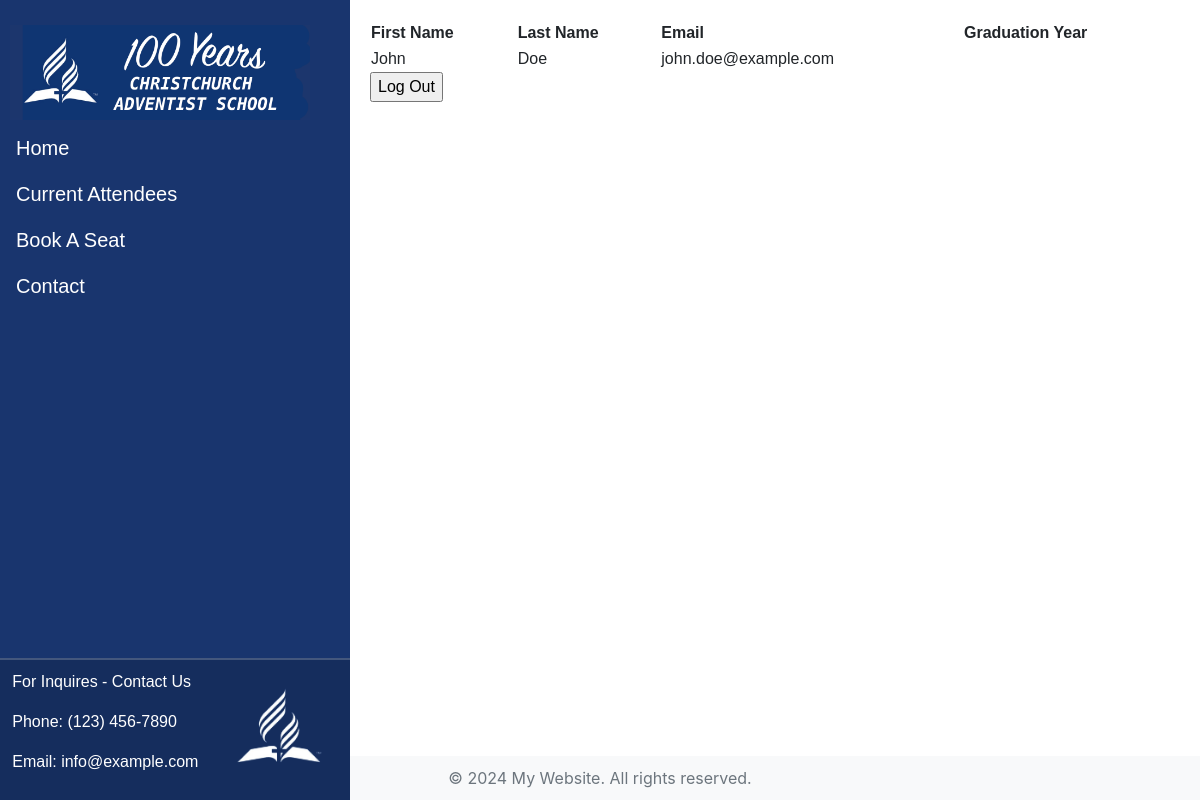
Before: /attendees.php with the older database file.
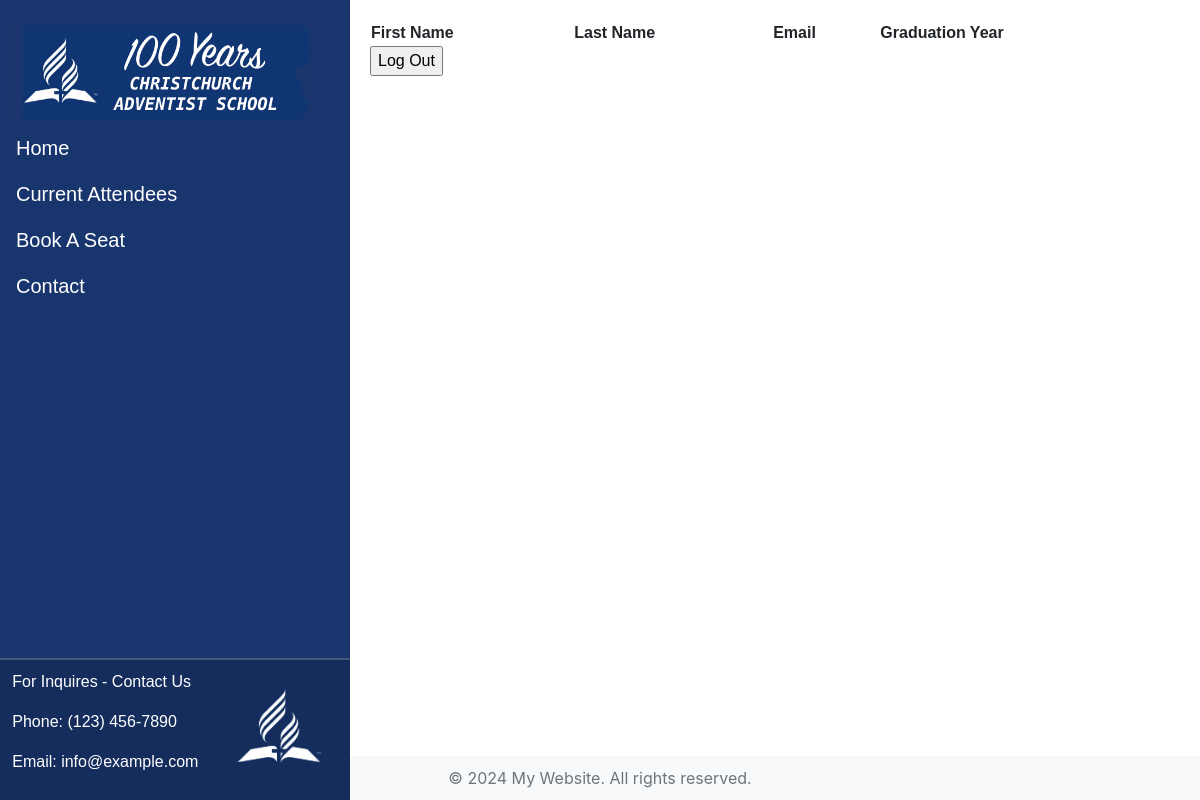
After: the same page with the newer database file.
### tables this page shows
CREATE TABLE attendees (
    id INT AUTO_INCREMENT PRIMARY KEY,
    first_name VARCHAR(50) NOT NULL,
    last_name VARCHAR(50) NOT NULL,
    email VARCHAR(100) NOT NULL UNIQUE,
    phone_number VARCHAR(15),
    attending BOOLEAN NOT NULL,
    created_at TIMESTAMP DEFAULT CURRENT_TIMESTAMP
);

### attendees.php (the view)
<?php include_once 'includes/head.php'; ?>
<body>
    <?php include_once 'includes/sidebar.php'; ?>
    <?php include_once 'connect.inc'; ?>
    <div class="wrapper">
        <div class="main-content">
            <table class="table_style">
                <thead>
                    <tr>
                        <th>First Name</th>
                        <th>Last Name</th>
                        <th>Email</th>
                        <th>Graduation Year</th>
                    </tr>
                </thead>
                <tbody>
            <?php
            $q = 'SELECT * FROM attendees';
            $r = mysqli_query($conn,$q);
            while ($row = mysqli_fetch_assoc($r)){
            ?>
                    <tr>
                        <td><?php echo $row['first_name'];?></td>
                        <td><?php echo $row['last_name'];?></td>
                        <td><?php echo $row['email'];?></td>
                        <td><?php echo $row['grad_year'];?></td>
                    </tr>
            <?php
            }
            ?>
                </tbody>
            </table>
            <form action="logout.php" method="POST">
                <input type="submit" name="expire_session" value="Log Out">
            </form>
        </div>
    </div>
<?php include_once 'footer.php'; ?>
</body>

### includes/head.php (shortened to what this page needs)
<!DOCTYPE html>
<html lang="en">
<head>
  <link href="https://stackpath.bootstrapcdn.com/bootstrap/4.5.2/css/bootstrap.min.css" rel="stylesheet">
  <link rel="stylesheet" href="styles/style.css">
</head>

### includes/sidebar.php
  <div class="sidebar">
    <a class="navbar-brand" href="#">
      <img src="images/100yearlogo.png" alt="Logo" style="width: 150%; max-width: 300px;">
    </a>
    <nav class="nav flex-column">
      <a class="nav-link active" href="index.php">Home</a>
      <a class="nav-link" href="attendees.php">Current Attendees</a>
      <a class="nav-link" href="booking.php">Book A Seat</a>
      <a class="nav-link" href="#">Contact</a>
    </nav>
    <div class="sidebar-bottom">
        <div class="contact-bar">
            <div class="contact-info">
                <p>For Inquires - Contact Us</p>
                <p>Phone: (123) 456-7890</p>
                <p>Email: info@example.com</p>
            </div>
            <div class="sidebar-image">
                <img src="images/newlogo.png" alt="CAS Logo" class="cas-logo" >
            </div>
        </div>
    </div>
</div>

### footer.php
<footer class="footer bg-light text-center">
    <div class="container">
      <span class="text-muted">&copy; <?php echo date('Y'); ?> My Website. All rights reserved.</span>
    </div>
</footer>

### styles/style.css (style rules this page uses)
:root { --main-color: #19356E; --secondary-color: #2F6690; --accent-color: #3A7CA5; --dark-color: #DFDFDF; --grey-color: #D3D3D3; --light-color: #7fc2d7; --main-font: 'Trebuchet MS', 'Lucida Sans Unicode', 'Lucida Grande', 'Lucida Sans', Arial, sans-serif; }
html, body { height: 100%; }
body { display: flex; flex-direction: column; }
.wrapper { display: flex; flex: 1; }
.sidebar { display: flex; flex-direction: column; width: 350px; height: 100%; position: fixed; top: 0; left: 0; background-color: var(--main-color); padding-top: 20px; }
.sidebar .nav-link { color: white; font-size: 20px; font-family: var(--main-font); }
.sidebar-bottom { margin-top: auto; width: 100%; height: auto; padding-bottom: 0; }
.contact-info { display: block; align-items: left; font-size: 16px; font-family:var(--main-font); }
.contact-bar { color: white; padding: 10px; background-color: rgba(0, 0, 0, 0.151); border-top: 2px solid rgba(255, 255, 255, 0.2); display:flex; justify-content: space-around; align-items: center; gap: 20px; }
.sidebar-image img { height: 100px; width: inherit; }
.navbar-brand { padding-left: 10px; }
.main-content { margin-left: 350px; padding: 20px; flex: 1; display: flex; flex-direction: column; font-family: var(--main-font); }
.footer { background-color: var(--dark-color); padding: 10px 0; }

Changed rows visible on the page:
removed attendees: first_name "John", last_name "Doe", email "john.doe@example.com"
